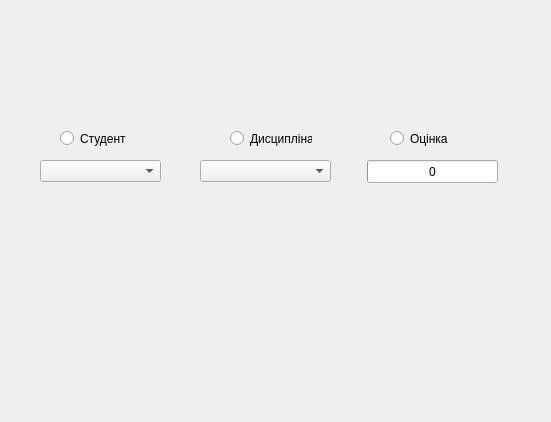
<?xml version="1.0" encoding="UTF-8"?>
<ui version="4.0">
 <class>Form</class>
 <widget class="QWidget" name="Form">
  <property name="geometry">
   <rect>
    <x>0</x>
    <y>0</y>
    <width>551</width>
    <height>422</height>
   </rect>
  </property>
  <property name="windowTitle">
   <string>Form</string>
  </property>
  <widget class="QProgressBar" name="progressBar">
   <property name="geometry">
    <rect>
     <x>367</x>
     <y>160</y>
     <width>131</width>
     <height>23</height>
    </rect>
   </property>
   <property name="maximum">
    <number>5</number>
   </property>
   <property name="value">
    <number>0</number>
   </property>
   <property name="format">
    <string>%v</string>
   </property>
  </widget>
  <widget class="QComboBox" name="comboBox">
   <property name="geometry">
    <rect>
     <x>200</x>
     <y>160</y>
     <width>131</width>
     <height>22</height>
    </rect>
   </property>
  </widget>
  <widget class="QComboBox" name="comboBox_2">
   <property name="geometry">
    <rect>
     <x>40</x>
     <y>160</y>
     <width>121</width>
     <height>22</height>
    </rect>
   </property>
  </widget>
  <widget class="QRadioButton" name="student_radiobutton">
   <property name="geometry">
    <rect>
     <x>60</x>
     <y>130</y>
     <width>82</width>
     <height>17</height>
    </rect>
   </property>
   <property name="text">
    <string>Студент</string>
   </property>
  </widget>
  <widget class="QRadioButton" name="discipline_radiobutton">
   <property name="geometry">
    <rect>
     <x>230</x>
     <y>130</y>
     <width>82</width>
     <height>17</height>
    </rect>
   </property>
   <property name="text">
    <string>Дисципліна</string>
   </property>
  </widget>
  <widget class="QRadioButton" name="mark_radiobutton">
   <property name="geometry">
    <rect>
     <x>390</x>
     <y>130</y>
     <width>82</width>
     <height>17</height>
    </rect>
   </property>
   <property name="text">
    <string>Оцінка</string>
   </property>
  </widget>
 </widget>
 <resources/>
 <connections/>
</ui>
